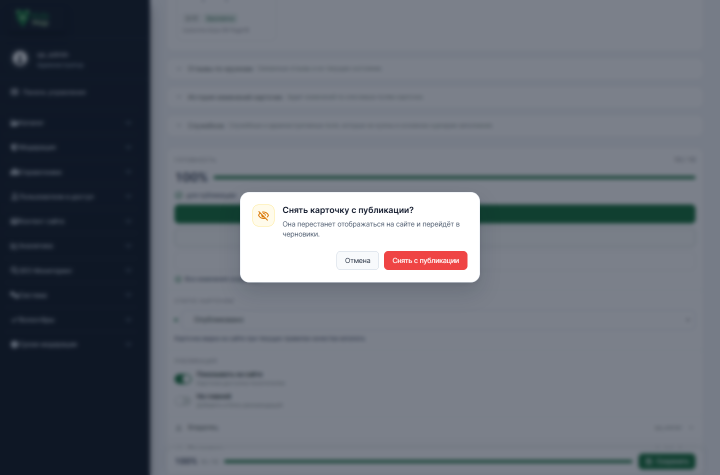
#> input picture docs/qa/module06-2026-10-10-r1/screenshots/admin-unpublish-confirm-ru-1440.png, 1440 x 950 px, given in place of home-ru-390.png, which was not available (shown at 1/2 size)
$ python contact.py
#> lines starting #> are read from the running program, lines starting #| are printed output that depends on the picture; pictures that were not available may be replaced by others from this repository, and a replacement may not be noted
"""Derived QA contact sheet only; originals remain fresh native screenshots."""
from pathlib import Path
from PIL import Image,ImageDraw
P=Path(__file__).resolve().parent/'screenshots'
names=['home-ru-390.png','catalog-ru-390.png','organization-detail-ru-390.png','specialist-detail-ru-390.png','event-detail-ru-390.png','place-long-fallback-ru-390.png','home-en-1440.png','catalog-en-1440.png','organization-detail-az-1440.png','specialist-detail-az-1440.png','event-cancelled-en-1440.png','place-long-fallback-en-1440.png']
out=Image.new('RGB',(1200,1560),'#ffffff');d=ImageDraw.Draw(out)
#> after `out = Image.new('RGB', (1200, 1560), '#ffffff')`: out: PIL image 1200x1560 RGB; every value is 255
for i,name in enumerate(names):
 im=Image.open(P/name).convert('RGB');im=im.crop((0,0,im.width,min(im.height,round(im.width*1.2))));im.thumbnail((294,350));x=i%4*300;y=i//4*520;d.text((x+4,y+3),name,fill='black');out.paste(im,(x+3,y+22))
#> further down, im is the input picture: PIL image 1440x950 RGB; mean R, G, B 104.2, 110.3, 120
#> after `im.thumbnail((294, 350))`:
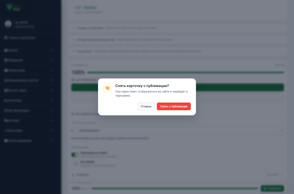
#> im: PIL image 294x194 RGB; mean R, G, B 104.3, 110.4, 120
#> after `out.paste(im, (x + 3, y + 22))`:
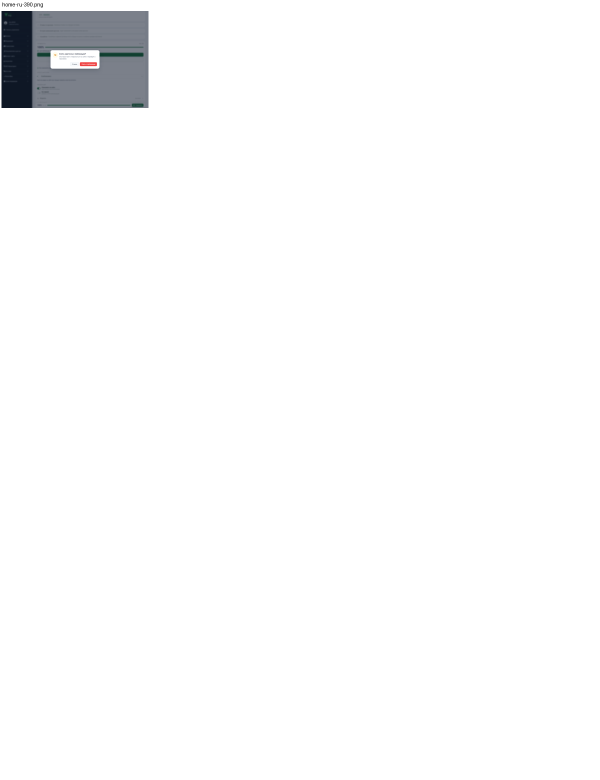
#> out: PIL image 1200x1560 RGB (shown at 1/2 size); mean R, G, B 250.4, 250.6, 250.9
#> pass 2 of the loop `for i,name in enumerate(names):`:
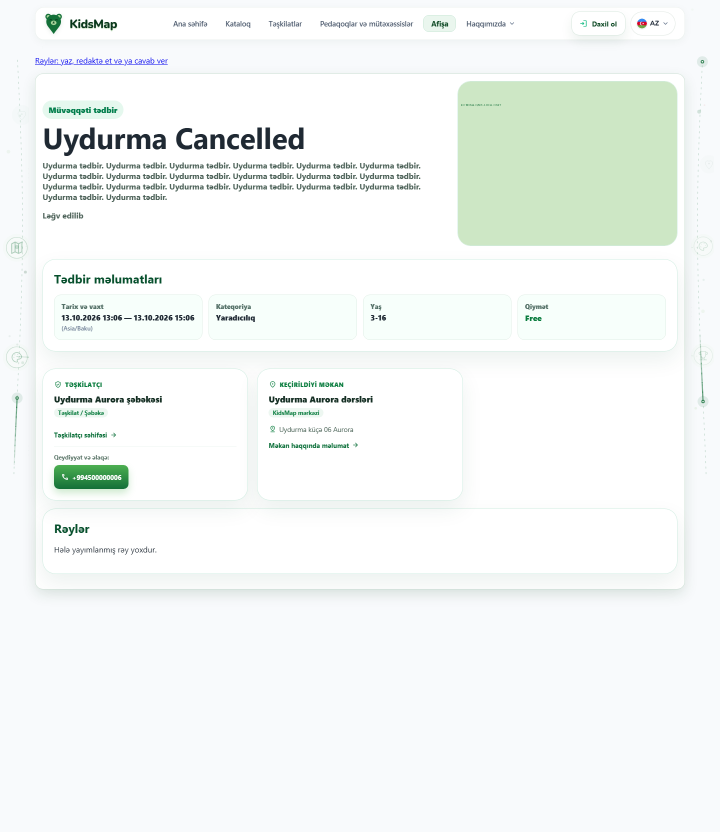
#> input picture docs/qa/module06-2026-10-10-r1/screenshots/event-cancelled-az-1440.png, 1440 x 1664 px, given in place of catalog-ru-390.png, which was not available (shown at 1/2 size)
#> im is the input picture: PIL image 1440x1664 RGB; mean R, G, B 243.1, 247.1, 245.2
#> `im.thumbnail((294, 350))`:
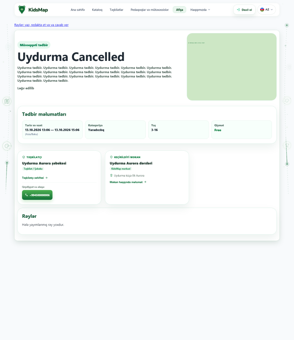
#> im: PIL image 294x340 RGB; mean R, G, B 243.1, 247.1, 245.1
#> `out.paste(im, (x + 3, y + 22))`:
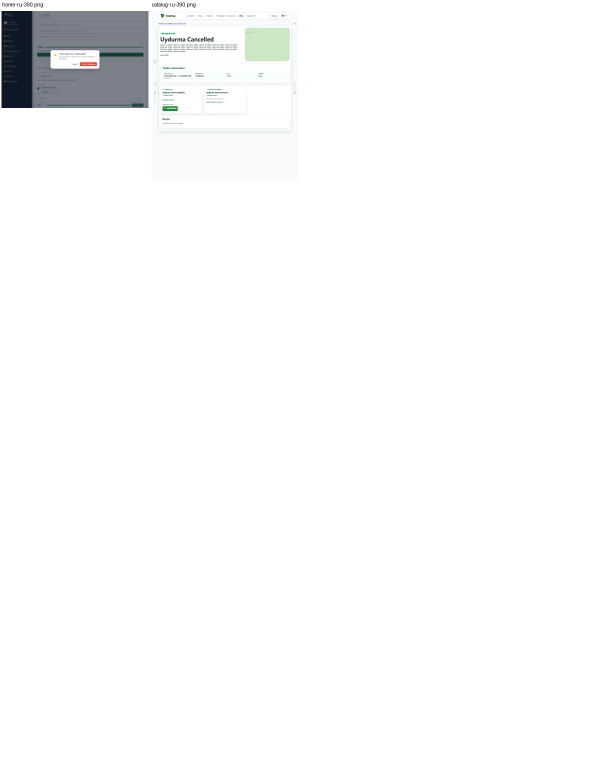
#> out: PIL image 1200x1560 RGB (shown at 1/2 size); mean R, G, B 249.7, 250.1, 250.3
#> (the run stopped early here; a loop or call above may not have finished)
